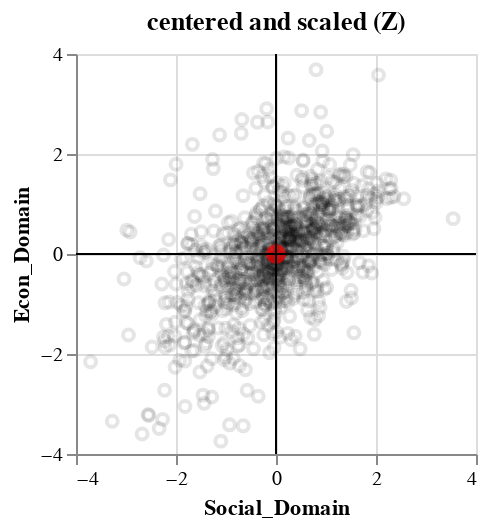

This figure's notebook cell:
### Code cell
(centered + mean_ctr + ax1 + ax2)

### Figure 1 — Vega-Lite specification as saved in the notebook (floating-point values rounded to 4 significant figures; data arrays with more than 128 entries replaced by an {"elided": "..."} marker saying what was removed)
{"config": {"view": {"continuousWidth": 400, "continuousHeight": 300}}, "layer": [{"data": {"name": "data-17786fa4b2fe4989c33ecc28392f8666"}, "mark": {"type": "point", "color": "black", "opacity": 0.1}, "encoding": {"x": {"field": "Social_Domain", "type": "quantitative"}, "y": {"field": "Econ_Domain", "type": "quantitative"}}, "height": 200, "title": "centered and scaled (Z)", "width": 200}, {"data": {"name": "data-46beccca4dfa276b5f8b257bbcbd4584"}, "mark": {"type": "circle", "color": "red", "size": 100}, "encoding": {"x": {"field": "Social_Domain", "type": "quantitative"}, "y": {"field": "Econ_Domain", "type": "quantitative"}}}, {"data": {"name": "data-79242b4cf879e6928e0d2b42d6bbb338"}, "mark": "rule", "encoding": {"x": {"field": "Social_Domain", "type": "quantitative"}}}, {"data": {"name": "data-79242b4cf879e6928e0d2b42d6bbb338"}, "mark": "rule", "encoding": {"y": {"field": "Econ_Domain", "type": "quantitative"}}}], "$schema": "https://vega.github.io/schema/vega-lite/v4.17.0.json", "datasets": {"data-17786fa4b2fe4989c33ecc28392f8666": {"elided": "933 records"}, "data-46beccca4dfa276b5f8b257bbcbd4584": [{"Econ_Domain": 1.361e-16, "Social_Domain": -8.53e-16, "Env_Domain": -1.59e-16}], "data-79242b4cf879e6928e0d2b42d6bbb338": [{"Social_Domain": 0, "Econ_Domain": 0}]}}
